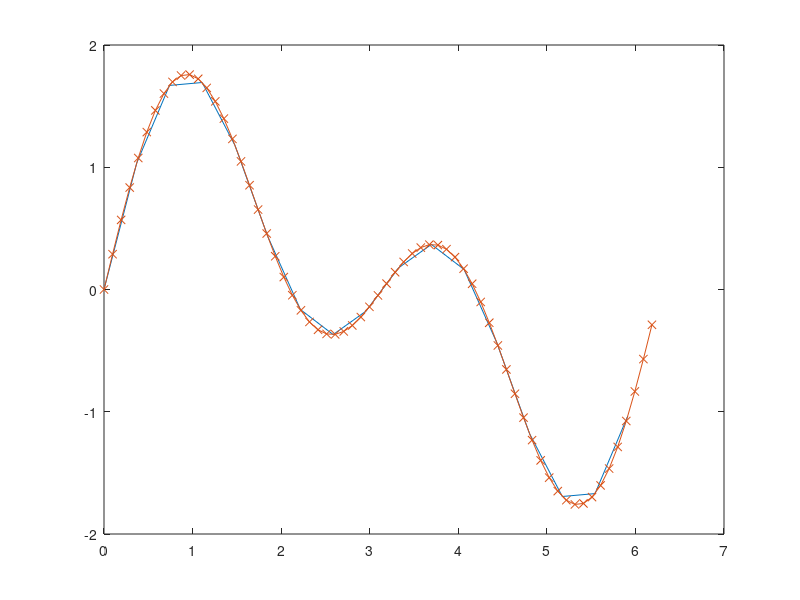

This figure's MATLAB source:

N = 16;
L = 2*pi;

dx = L/(N+1);
x = (0:N)'*dx;

y = sin(x)+sin(2*x);
test1 = fft(y);
Y = fftshift(fft(y));

N2 = 64;
dx = L/(N2+1);
x2 = (0:N2)'*dx;

Y2 = padarray(Y, (N2-N)/2, 0, 'both');
test2 = fftshift(Y2)
y2 = ifft(ifftshift((N2+1)/(N+1)*Y2));
plot(x,y);
hold on;
plot(x2,y2,'x-');


